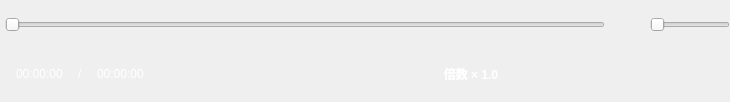
<?xml version="1.0" encoding="UTF-8"?>
<ui version="4.0">
 <class>CtrlBar</class>
 <widget class="QWidget" name="CtrlBar">
  <property name="geometry">
   <rect>
    <x>0</x>
    <y>0</y>
    <width>730</width>
    <height>102</height>
   </rect>
  </property>
  <property name="minimumSize">
   <size>
    <width>0</width>
    <height>60</height>
   </size>
  </property>
  <property name="maximumSize">
   <size>
    <width>16777215</width>
    <height>110</height>
   </size>
  </property>
  <property name="windowTitle">
   <string>Form</string>
  </property>
  <layout class="QVBoxLayout" name="verticalLayout">
   <property name="spacing">
    <number>0</number>
   </property>
   <property name="leftMargin">
    <number>0</number>
   </property>
   <property name="topMargin">
    <number>0</number>
   </property>
   <property name="rightMargin">
    <number>0</number>
   </property>
   <property name="bottomMargin">
    <number>0</number>
   </property>
   <item>
    <widget class="QWidget" name="widget" native="true">
     <property name="enabled">
      <bool>true</bool>
     </property>
     <property name="maximumSize">
      <size>
       <width>16777215</width>
       <height>45</height>
      </size>
     </property>
     <layout class="QHBoxLayout" name="horizontalLayout_2" stretch="2,0">
      <property name="spacing">
       <number>5</number>
      </property>
      <property name="leftMargin">
       <number>5</number>
      </property>
      <property name="topMargin">
       <number>0</number>
      </property>
      <property name="rightMargin">
       <number>0</number>
      </property>
      <property name="bottomMargin">
       <number>0</number>
      </property>
      <item>
       <widget class="QSlider" name="VideoSlider">
        <property name="cursor">
         <cursorShape>PointingHandCursor</cursorShape>
        </property>
        <property name="orientation">
         <enum>Qt::Orientation::Horizontal</enum>
        </property>
       </widget>
      </item>
      <item>
       <widget class="QWidget" name="widget_2" native="true">
        <property name="minimumSize">
         <size>
          <width>120</width>
          <height>45</height>
         </size>
        </property>
        <property name="maximumSize">
         <size>
          <width>120</width>
          <height>45</height>
         </size>
        </property>
        <layout class="QHBoxLayout" name="horizontalLayout">
         <property name="spacing">
          <number>5</number>
         </property>
         <property name="leftMargin">
          <number>0</number>
         </property>
         <property name="topMargin">
          <number>0</number>
         </property>
         <property name="rightMargin">
          <number>0</number>
         </property>
         <property name="bottomMargin">
          <number>0</number>
         </property>
         <item>
          <widget class="QPushButton" name="vioce">
           <property name="minimumSize">
            <size>
             <width>35</width>
             <height>35</height>
            </size>
           </property>
           <property name="maximumSize">
            <size>
             <width>35</width>
             <height>35</height>
            </size>
           </property>
           <property name="cursor">
            <cursorShape>PointingHandCursor</cursorShape>
           </property>
           <property name="styleSheet">
            <string notr="true">QPushButton {
    /* 去掉边框和默认背景 */
    border: none;
    background: transparent;  /* 或者用纯色：#333333 */
    color: #cccccc;           /* 文字颜色 */

}

/* 关键：必须覆盖 hover，否则 Qt 默认会画灰色渐变 */
QPushButton:hover {
    background: transparent;  /* 保持和上面一样，就不变色了 */
    color: #ffffff;           /* 可以让文字变亮，但背景不动 */
    border: none;
}

/* 按下效果也去掉（可选，建议保留一点点反馈）*/
QPushButton:pressed {
    background: transparent;
}</string>
           </property>
           <property name="text">
            <string/>
           </property>
           <property name="icon">
            <iconset resource="res.qrc">
             <normaloff>:/media/icon/VolumeLoud.png</normaloff>:/media/icon/VolumeLoud.png</iconset>
           </property>
           <property name="iconSize">
            <size>
             <width>24</width>
             <height>24</height>
            </size>
           </property>
          </widget>
         </item>
         <item>
          <widget class="QSlider" name="VioceSlider">
           <property name="orientation">
            <enum>Qt::Orientation::Horizontal</enum>
           </property>
          </widget>
         </item>
        </layout>
       </widget>
      </item>
     </layout>
    </widget>
   </item>
   <item>
    <layout class="QGridLayout" name="gridLayout">
     <property name="leftMargin">
      <number>5</number>
     </property>
     <property name="horizontalSpacing">
      <number>3</number>
     </property>
     <property name="verticalSpacing">
      <number>0</number>
     </property>
     <item row="0" column="8">
      <widget class="QPushButton" name="NextBtn">
       <property name="minimumSize">
        <size>
         <width>50</width>
         <height>50</height>
        </size>
       </property>
       <property name="maximumSize">
        <size>
         <width>50</width>
         <height>50</height>
        </size>
       </property>
       <property name="cursor">
        <cursorShape>PointingHandCursor</cursorShape>
       </property>
       <property name="layoutDirection">
        <enum>Qt::LayoutDirection::RightToLeft</enum>
       </property>
       <property name="styleSheet">
        <string notr="true">QPushButton {
    /* 去掉边框和默认背景 */
    border: none;
    background: transparent;  /* 或者用纯色：#333333 */
    color: #cccccc;           /* 文字颜色 */
	padding:4px;
	image: url(:/media/icon/Next.png);
}

/* 关键：必须覆盖 hover，否则 Qt 默认会画灰色渐变 */
QPushButton:hover {
    background: transparent;  /* 保持和上面一样，就不变色了 */
    color: #ffffff;           /* 可以让文字变亮，但背景不动 */
    border: none;
	padding:4px;
	image: url(:/media/icon/NextSelected.png);
}

/* 按下效果也去掉（可选，建议保留一点点反馈）*/
QPushButton:pressed {
    background: transparent;
}</string>
       </property>
       <property name="text">
        <string/>
       </property>
      </widget>
     </item>
     <item row="0" column="13">
      <spacer name="horizontalSpacer">
       <property name="orientation">
        <enum>Qt::Orientation::Horizontal</enum>
       </property>
       <property name="sizeHint" stdset="0">
        <size>
         <width>40</width>
         <height>20</height>
        </size>
       </property>
      </spacer>
     </item>
     <item row="0" column="15">
      <widget class="QPushButton" name="SettingBtn">
       <property name="minimumSize">
        <size>
         <width>50</width>
         <height>50</height>
        </size>
       </property>
       <property name="maximumSize">
        <size>
         <width>50</width>
         <height>50</height>
        </size>
       </property>
       <property name="cursor">
        <cursorShape>PointingHandCursor</cursorShape>
       </property>
       <property name="styleSheet">
        <string notr="true">QPushButton {
    /* 去掉边框和默认背景 */
    border: none;
    background: transparent;  /* 或者用纯色：#333333 */
    color: #cccccc;           /* 文字颜色 */
    padding: 6px 12px;
	image: url(:/media/icon/Setting.png);
}

/* 关键：必须覆盖 hover，否则 Qt 默认会画灰色渐变 */
QPushButton:hover {
    background: transparent;  /* 保持和上面一样，就不变色了 */
    color: #ffffff;           /* 可以让文字变亮，但背景不动 */
    border: none;
	
	image: url(:/media/icon/SettingSelected.png);
}</string>
       </property>
       <property name="text">
        <string/>
       </property>
       <property name="iconSize">
        <size>
         <width>24</width>
         <height>24</height>
        </size>
       </property>
      </widget>
     </item>
     <item row="0" column="9">
      <widget class="QPushButton" name="SpeedBtn">
       <property name="minimumSize">
        <size>
         <width>100</width>
         <height>50</height>
        </size>
       </property>
       <property name="maximumSize">
        <size>
         <width>100</width>
         <height>50</height>
        </size>
       </property>
       <property name="cursor">
        <cursorShape>PointingHandCursor</cursorShape>
       </property>
       <property name="styleSheet">
        <string notr="true">
QPushButton {
    /* 去掉边框和默认背景 */
    border: none;
    background: transparent;  
	font: 472 12pt &quot;JetBrains Mono&quot;;
	font-weight:bold;
	color:#ffffff;
}

/* 关键：必须覆盖 hover，否则 Qt 默认会画灰色渐变 */
QPushButton:hover {
    background: transparent;  /* 保持和上面一样，就不变色了 */
    color: #ffffff;           /* 可以让文字变亮，但背景不动 */
    border: none;
}

/* 按下效果也去掉（可选，建议保留一点点反馈）*/
QPushButton:pressed {
    background: transparent;
}</string>
       </property>
       <property name="text">
        <string>倍数 × 1.0</string>
       </property>
      </widget>
     </item>
     <item row="0" column="6">
      <widget class="QPushButton" name="PreBtn">
       <property name="minimumSize">
        <size>
         <width>50</width>
         <height>50</height>
        </size>
       </property>
       <property name="maximumSize">
        <size>
         <width>50</width>
         <height>50</height>
        </size>
       </property>
       <property name="cursor">
        <cursorShape>PointingHandCursor</cursorShape>
       </property>
       <property name="styleSheet">
        <string notr="true">QPushButton {
    /* 去掉边框和默认背景 */
    border: none;
    background: transparent;  /* 或者用纯色：#333333 */
    color: #cccccc;           /* 文字颜色 */
	image: url(:/media/icon/Previous.png);
	padding:4px;
}

/* 关键：必须覆盖 hover，否则 Qt 默认会画灰色渐变 */
QPushButton:hover {
    background: transparent;  /* 保持和上面一样，就不变色了 */
    color: #ffffff;           /* 可以让文字变亮，但背景不动 */
    border: none;
	padding:4px;
	image: url(:/media/icon/PreviousSelected.png);
}

/* 按下效果也去掉（可选，建议保留一点点反馈）*/
QPushButton:pressed {
    background: transparent;
 
}</string>
       </property>
       <property name="text">
        <string/>
       </property>
       <property name="iconSize">
        <size>
         <width>40</width>
         <height>40</height>
        </size>
       </property>
      </widget>
     </item>
     <item row="0" column="3">
      <spacer name="horizontalSpacer_2">
       <property name="orientation">
        <enum>Qt::Orientation::Horizontal</enum>
       </property>
       <property name="sizeHint" stdset="0">
        <size>
         <width>40</width>
         <height>20</height>
        </size>
       </property>
      </spacer>
     </item>
     <item row="0" column="5" alignment="Qt::AlignmentFlag::AlignHCenter|Qt::AlignmentFlag::AlignVCenter">
      <widget class="QPushButton" name="StopBtn">
       <property name="minimumSize">
        <size>
         <width>50</width>
         <height>50</height>
        </size>
       </property>
       <property name="maximumSize">
        <size>
         <width>50</width>
         <height>50</height>
        </size>
       </property>
       <property name="cursor">
        <cursorShape>PointingHandCursor</cursorShape>
       </property>
       <property name="layoutDirection">
        <enum>Qt::LayoutDirection::LeftToRight</enum>
       </property>
       <property name="styleSheet">
        <string notr="true">QPushButton {
    /* 去掉边框和默认背景 */
    border: none;
    background: transparent;  /* 或者用纯色：#333333 */
    color: #cccccc;           /* 文字颜色 */
	padding:14px;
	image: url(:/media/icon/Stop.png);
}

/* 关键：必须覆盖 hover，否则 Qt 默认会画灰色渐变 */
QPushButton:hover {
    background: transparent;  /* 保持和上面一样，就不变色了 */
    color: #ffffff;           /* 可以让文字变亮，但背景不动 */
    border: none;
	padding:14px;
	
	image: url(:/media/icon/StopSelected.png);
}

/* 按下效果也去掉（可选，建议保留一点点反馈）*/
QPushButton:pressed {
    background: transparent;
 
}</string>
       </property>
       <property name="text">
        <string/>
       </property>
       <property name="iconSize">
        <size>
         <width>24</width>
         <height>24</height>
        </size>
       </property>
      </widget>
     </item>
     <item row="0" column="2">
      <widget class="QTimeEdit" name="timeEdit_total">
       <property name="minimumSize">
        <size>
         <width>70</width>
         <height>50</height>
        </size>
       </property>
       <property name="maximumSize">
        <size>
         <width>70</width>
         <height>50</height>
        </size>
       </property>
       <property name="styleSheet">
        <string notr="true">QTimeEdit {
    /* 透明背景 */
    background: transparent;
    border: none;
    color: white;
    selection-background-color: transparent;
}
</string>
       </property>
       <property name="alignment">
        <set>Qt::AlignmentFlag::AlignCenter</set>
       </property>
       <property name="readOnly">
        <bool>true</bool>
       </property>
       <property name="buttonSymbols">
        <enum>QAbstractSpinBox::ButtonSymbols::NoButtons</enum>
       </property>
       <property name="displayFormat">
        <string>HH:mm:ss</string>
       </property>
      </widget>
     </item>
     <item row="0" column="0">
      <widget class="QTimeEdit" name="timeEdit_Now">
       <property name="enabled">
        <bool>true</bool>
       </property>
       <property name="minimumSize">
        <size>
         <width>70</width>
         <height>50</height>
        </size>
       </property>
       <property name="maximumSize">
        <size>
         <width>70</width>
         <height>50</height>
        </size>
       </property>
       <property name="styleSheet">
        <string notr="true">QTimeEdit {
    /* 透明背景 */
    background: transparent;
    border: none;
    color: white;
    selection-background-color: transparent;
}
</string>
       </property>
       <property name="alignment">
        <set>Qt::AlignmentFlag::AlignCenter</set>
       </property>
       <property name="readOnly">
        <bool>true</bool>
       </property>
       <property name="buttonSymbols">
        <enum>QAbstractSpinBox::ButtonSymbols::NoButtons</enum>
       </property>
       <property name="currentSection">
        <enum>QDateTimeEdit::Section::HourSection</enum>
       </property>
       <property name="displayFormat">
        <string>HH:mm:ss</string>
       </property>
      </widget>
     </item>
     <item row="0" column="7">
      <widget class="QPushButton" name="PlayBtn">
       <property name="minimumSize">
        <size>
         <width>50</width>
         <height>50</height>
        </size>
       </property>
       <property name="maximumSize">
        <size>
         <width>50</width>
         <height>50</height>
        </size>
       </property>
       <property name="cursor">
        <cursorShape>PointingHandCursor</cursorShape>
       </property>
       <property name="styleSheet">
        <string notr="true">QPushButton {
    /* 去掉边框和默认背景 */
    border: none;
    background: transparent;  /* 或者用纯色：#333333 */
    color: #cccccc;           /* 文字颜色 */
	padding-left:8px;
	image: url(:/media/icon/Play.png);
}

/* 关键：必须覆盖 hover，否则 Qt 默认会画灰色渐变 */
QPushButton:hover {
    background: transparent;  /* 保持和上面一样，就不变色了 */
    color: #ffffff;           /* 可以让文字变亮，但背景不动 */
	cursor: pointer;
    border: none;
	
	image: url(:/media/icon/PlaySelected.png);
}

/* 按下效果也去掉（可选，建议保留一点点反馈）*/
QPushButton:pressed {
    background: transparent;
 
}</string>
       </property>
       <property name="text">
        <string/>
       </property>
       <property name="iconSize">
        <size>
         <width>40</width>
         <height>40</height>
        </size>
       </property>
      </widget>
     </item>
     <item row="0" column="16">
      <widget class="QPushButton" name="PlayListBtn">
       <property name="minimumSize">
        <size>
         <width>50</width>
         <height>50</height>
        </size>
       </property>
       <property name="maximumSize">
        <size>
         <width>50</width>
         <height>50</height>
        </size>
       </property>
       <property name="cursor">
        <cursorShape>PointingHandCursor</cursorShape>
       </property>
       <property name="styleSheet">
        <string notr="true">QPushButton {
    /* 去掉边框和默认背景 */
    border: none;
    background: transparent;  /* 或者用纯色：#333333 */
    color: #cccccc;           /* 文字颜色 */
    padding: 6px 12px;
	image: url(:/media/icon/Menu.png);
}

/* 关键：必须覆盖 hover，否则 Qt 默认会画灰色渐变 */
QPushButton:hover {
    background: transparent;  /* 保持和上面一样，就不变色了 */
    color: #ffffff;           /* 可以让文字变亮，但背景不动 */
    border: none;
	image: url(:/media/icon/MenuSelected.png);
}</string>
       </property>
       <property name="text">
        <string/>
       </property>
       <property name="iconSize">
        <size>
         <width>24</width>
         <height>24</height>
        </size>
       </property>
      </widget>
     </item>
     <item row="0" column="1">
      <widget class="QLabel" name="label">
       <property name="styleSheet">
        <string notr="true">
color:#ffffff;
</string>
       </property>
       <property name="text">
        <string>/</string>
       </property>
      </widget>
     </item>
     <item row="0" column="14">
      <widget class="QPushButton" name="NetBtn">
       <property name="minimumSize">
        <size>
         <width>50</width>
         <height>50</height>
        </size>
       </property>
       <property name="maximumSize">
        <size>
         <width>50</width>
         <height>50</height>
        </size>
       </property>
       <property name="cursor">
        <cursorShape>PointingHandCursor</cursorShape>
       </property>
       <property name="styleSheet">
        <string notr="true">QPushButton {
    /* 去掉边框和默认背景 */
    border: none;
    background: transparent;  /* 或者用纯色：#333333 */
    color: #cccccc;           /* 文字颜色 */
    padding: 6px 12px;
	
	image: url(:/media/icon/Net.png);
}

/* 关键：必须覆盖 hover，否则 Qt 默认会画灰色渐变 */
QPushButton:hover {
    background: transparent;  /* 保持和上面一样，就不变色了 */
    color: #ffffff;           /* 可以让文字变亮，但背景不动 */
    border: none;
	
	image: url(:/media/icon/NetSelected.png);
}</string>
       </property>
       <property name="text">
        <string/>
       </property>
       <property name="iconSize">
        <size>
         <width>24</width>
         <height>24</height>
        </size>
       </property>
      </widget>
     </item>
    </layout>
   </item>
  </layout>
 </widget>
 <resources>
  <include location="res.qrc"/>
 </resources>
 <connections/>
</ui>
